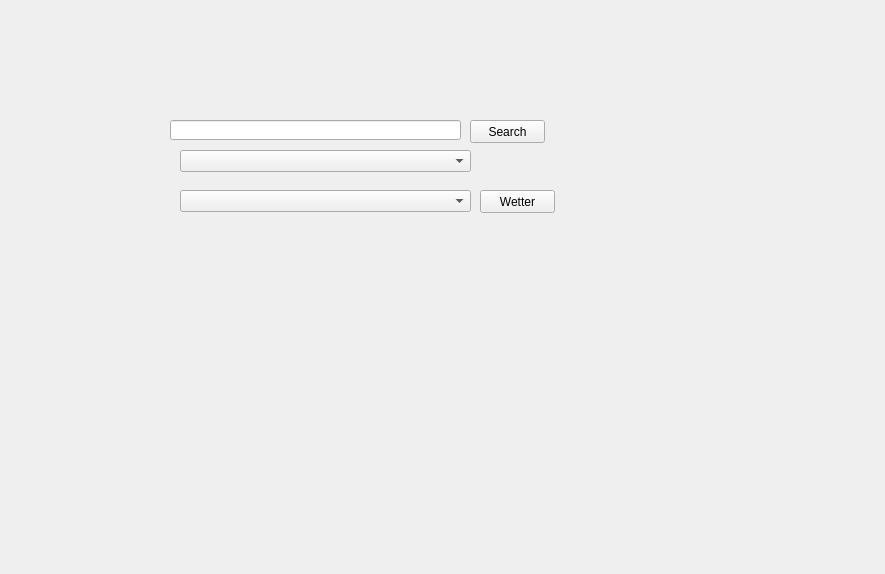
<?xml version="1.0" encoding="UTF-8"?>
<ui version="4.0">
 <class>Widget</class>
 <widget class="QWidget" name="Widget">
  <property name="geometry">
   <rect>
    <x>0</x>
    <y>0</y>
    <width>885</width>
    <height>574</height>
   </rect>
  </property>
  <property name="windowTitle">
   <string>Widget</string>
  </property>
  <widget class="QComboBox" name="comboBox">
   <property name="geometry">
    <rect>
     <x>180</x>
     <y>190</y>
     <width>291</width>
     <height>22</height>
    </rect>
   </property>
  </widget>
  <widget class="QPushButton" name="pushButton">
   <property name="geometry">
    <rect>
     <x>470</x>
     <y>120</y>
     <width>75</width>
     <height>23</height>
    </rect>
   </property>
   <property name="text">
    <string>Search</string>
   </property>
  </widget>
  <widget class="QLineEdit" name="lineEdit">
   <property name="geometry">
    <rect>
     <x>170</x>
     <y>120</y>
     <width>291</width>
     <height>20</height>
    </rect>
   </property>
  </widget>
  <widget class="QPushButton" name="pushButton_2">
   <property name="geometry">
    <rect>
     <x>480</x>
     <y>190</y>
     <width>75</width>
     <height>23</height>
    </rect>
   </property>
   <property name="text">
    <string>Wetter</string>
   </property>
  </widget>
  <widget class="QComboBox" name="countryBox">
   <property name="geometry">
    <rect>
     <x>180</x>
     <y>150</y>
     <width>291</width>
     <height>22</height>
    </rect>
   </property>
  </widget>
 </widget>
 <layoutdefault spacing="6" margin="11"/>
 <resources/>
 <connections/>
</ui>
